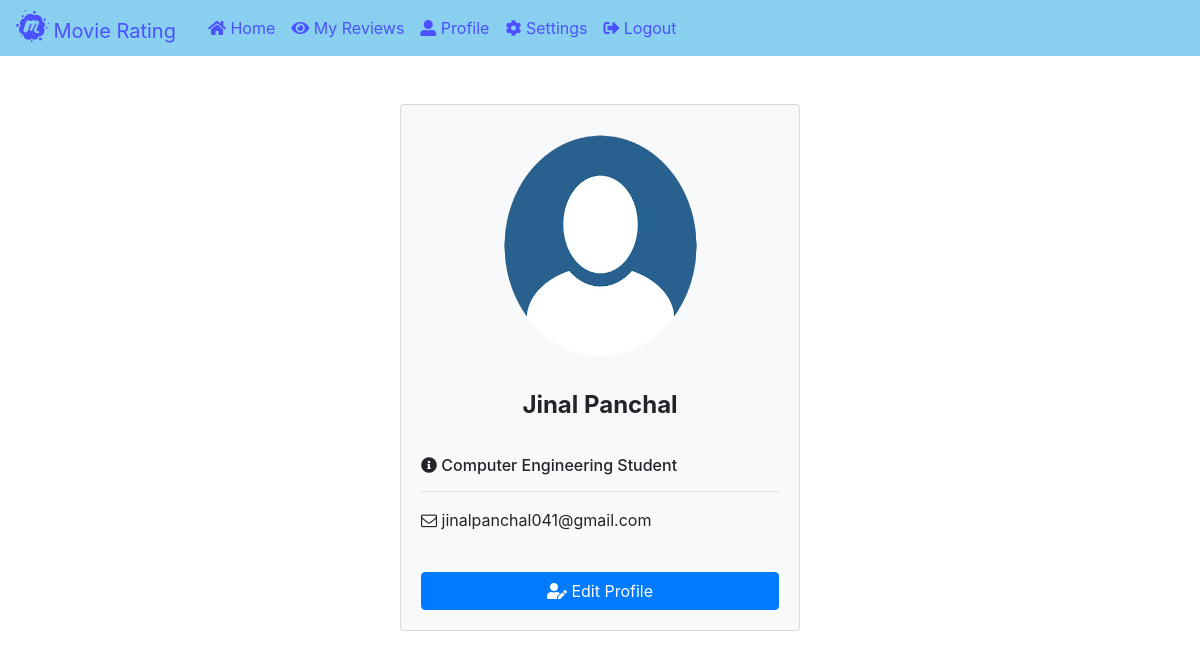
The page /user/profile/ (signed in) on the database its author committed.
### userapp/models.py (models this page shows)
class User(models.Model):
    ID=models.IntegerField(auto_created=True,primary_key=True)
    name=models.CharField(max_length=50)
    email=models.CharField(max_length=254)
    password=models.CharField(max_length=128)
    bio =models.TextField(blank=True, default='')
    image =models.ImageField(upload_to="images",default='images/profile.png')

### userapp/views.py (the view)
def profile(request):
    id= request.GET.get('update','')
    c = {}
    c.update(csrf(request))
    if 'user' in request.session:
        getuser = User.objects.get(ID= request.session["user"])
        if id=="":
            id=0
        return render(request,'profile.html',{'c':c, 'user':getuser, 'id':id})
    else:
        return HttpResponseRedirect('/login/')

### userapp/templates/profile.html (shortened to what this page needs)
{% extends 'base_user.html' %}
{% load mathfilters %}
{% block content %}
<html>
    <head>
    </head>
    <body>
        <div class="container mt-5 w-50">
            {% if user %}
            <form action="/user/update_profile/" enctype="multipart/form-data" method="POST"> {% csrf_token %}
                <div class="card bg bg-light mx-auto" style="width:400px">
                    <img class="rounded-circle card-img-top img" alt="No Profile" src="{{user.image.url}}">
                    <div class="card-body">
                        {% if id == 0 %}
                            <h4 class="card-title font-weight-bold text-center">{{user.name}}</h4><br>
                            {% if user.bio %}
                                <h6><i class="fas fa-info-circle"></i>  {{user.bio}}</h6> <hr>
                            {%  endif %}
                            <p><i class="fa fa-envelope-o"></i>  {{user.email}}</p> <br>
                            <button type="button" class="btn btn-primary w-100" onclick="window.location='/user/profile?update={{user.ID}}'">
                                <i class="fas fa-user-edit"></i> Edit Profile
                            </button>
                        {% endif %}
                    </div>
                </div>
            </form>
            {% endif %}
        </div>
    </body>
</html>
{% endblock %}

### userapp/templates/profile.html (style rules this page uses)
.img { margin-top: 16px; width:275px !important; height:250px !important; align-self: center; }

### rows shown on the page
User: image (picture), name "Jinal Panchal", bio "Computer Engineering Student", email "jinalpanchal041@gmail.com"
